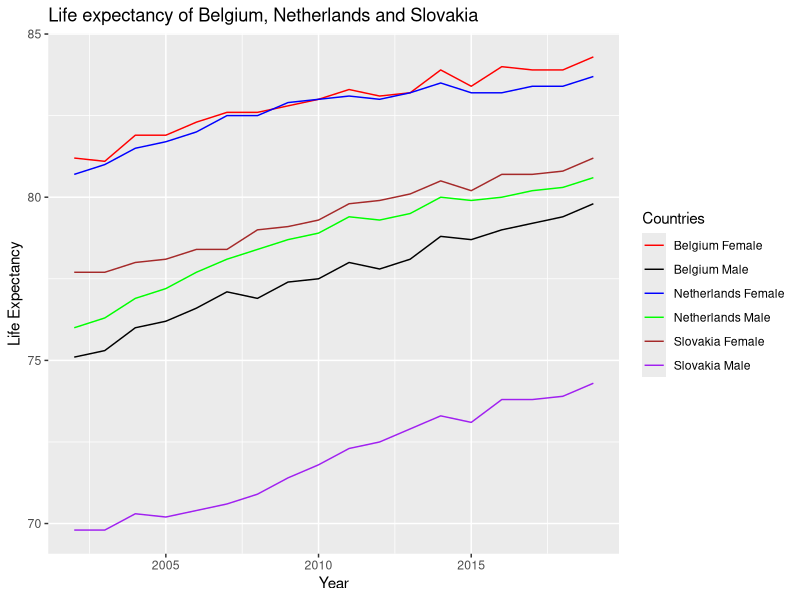

This chart was generated by the following R code:
library(readxl)
library(ggplot2)
library("scales")

Values <- read_excel ("data/EsperancaVida.xlsx")

Anos <- Values[48:65,1]
Anos <- lapply(Anos, as.double)
BelgicaHomem <- Values[48:65, 41]
BelgicaHomem <- lapply(BelgicaHomem,as.double)
BaixosHomem <- Values[48:65,60]
BaixosHomem <- lapply(BaixosHomem,as.double)
EsloHomem <- Values[48:65,46]
EsloHomem <- lapply(EsloHomem,as.double)
BelgicaMulher <- Values[48:65, 75]
BelgicaMulher <- lapply(BelgicaMulher,as.double)
BaixosMulher <- Values[48:65,94]
BaixosMulher <- lapply(BaixosMulher,as.double)
EsloMulher <- Values[48:65, 80]
EsloMulher <- lapply(EsloMulher,as.double)

Total <- data.frame( Anos,BelgicaHomem, BelgicaMulher, BaixosHomem, BaixosMulher, EsloHomem, EsloMulher)
colnames(Total) <- c("Year", "Belgium_M", "Belgium_F", "Netherlands_M", "Netherlands_F", "Slovakia_M", "Slovakia_F" )

ggplot(Total , aes(x = Year))+ 
  geom_line(aes(y = Belgium_M, color = "Belgium Male")) +
  geom_line(aes(y = Belgium_F, color = "Belgium Female")) +
  geom_line(aes(y = Netherlands_M, color = "Netherlands Male")) +
  geom_line(aes(y = Netherlands_F, color = "Netherlands Female") )+
  geom_line(aes(y = Slovakia_M, color = "Slovakia Male")) +
  geom_line(aes(y = Slovakia_F, color = "Slovakia Female") )+
  scale_color_manual(name = "Countries", values = c('Belgium Male' = 'black', 'Belgium Female' = 'red',
                                                  'Netherlands Male' ='green','Netherlands Female' = 'blue',
                                                  'Slovakia Male' = 'purple', 'Slovakia Female'='brown')) +
  labs(title = "Life expectancy of Belgium, Netherlands and Slovakia",x = "Year" , y = "Life Expectancy")


